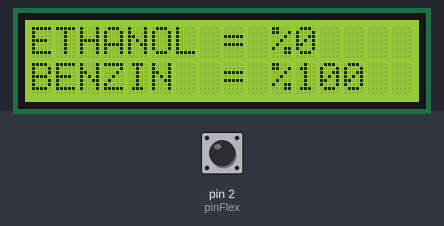
Recording of a sketch running on a simulated Arduino Uno, built with avr-gcc and run on an emulated ATmega328P. Parts: 16×2 character LCD. Inputs (shaded band) come from the test bench; at power-on: pin 2 (pinFlex) HIGH.

Above: at 0.1 s.
At 0.5 s:
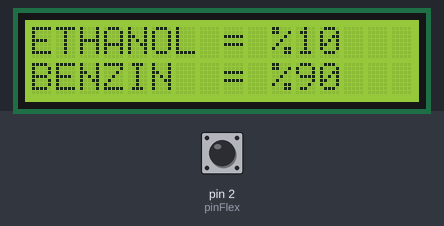
At 8.2 s:
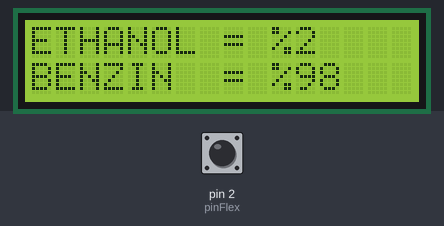
8.3 s: pin 2 (pinFlex) pulled LOW for 0.15 s
Timing chart, 0 to 11.3 s (numbered marks = the images above; inputs shaded):
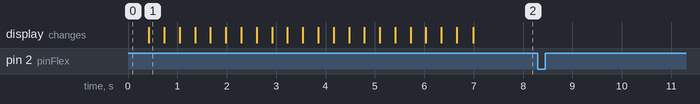

The sketch:

EthanolGostergesi-v1.ino
```cpp
// (licence header left out)
#include <LiquidCrystal.h>
#include <SoftwareSerial.h>

const int rs = 9, en = 8, d4 = 7, d5 = 6, d6 = 5, d7 = 4;   // 2x16 lcd pin tanımlamaları
LiquidCrystal lcd(rs, en, d4, d5, d6, d7);

byte pinFlex = 2; // Ethanol sensörü sinyal portu

SoftwareSerial mySerial(12, 11); // RX, TX - Nextion Display haberleşme pinleri

int nextionComm = 1; // Nextion Lcd ile haberleşme donanımsal uart'dan yapılmasını istiyorsanız "0" tanımlamanız gerekiyor.
                     // Nextion Lcd ile haberleşme yazılımsal uart'dan yapılmasını istiyorsanız "1" tanımlamanız gerekiyor.
                     // Ön tanımlı olarak "1" yani yazılımsal uart'dan haberleşme gerçekleşecektir.

unsigned int ethanol=0;
unsigned int ethanol2 = 0;

unsigned long curTime;
unsigned long curGap;
unsigned long toothLastToothTime = 0;
unsigned long toothLastMinusOneToothTime = 0;

int mainLoopCount;

void setup()
{
 Serial.begin(9600); // Seri terminal debug modnitor baudrate ayarı
 mySerial.begin(9600); // nextion display baudrate ayarı

 lcd.begin(16, 2);

 pinMode(pinFlex, INPUT_PULLUP);  // ethanol sensörü portu giriş olarak tanımlanıp internal pull-up direnci tanımlanıyor.

 for (int i=0; i <= 100; i++)
 {
    if(nextionComm == 0){goster_hw();}
    if(nextionComm == 1){goster_sw();}
    lcd216();
    ethanol=ethanol+1;
    ethanol2=map(ethanol,0,100,5,84);
    delay(1);
  }

  for (int i=0; i <= 101; i++)
  {
    if(nextionComm == 0){goster_hw();}
    if(nextionComm == 1){goster_sw();}
    lcd216();
    ethanol=ethanol-1;
    ethanol2=map(ethanol,0,100,5,84);
    delay(1);
  }

 attachInterrupt(digitalPinToInterrupt(pinFlex), flexPulse, RISING);

 mainLoopCount = 0;
}

void flexPulse()
{
    curTime = micros();
    curGap = curTime - toothLastToothTime;
    ethanol = map(curGap, 20004, 6668, 0, 100);

    if(ethanol >= 100){ethanol=100;}
    if(ethanol <= 0){ethanol=0;}

    ethanol2=map(ethanol,0,100,5,90);

    toothLastMinusOneToothTime = toothLastToothTime;
    toothLastToothTime = curTime;
}

void goster_hw(void)
{
  Serial.print("j1.val=");
  Serial.print(ethanol2);
  Serial.write(0xff);
  Serial.write(0xff);
  Serial.write(0xff);
  Serial.print("t1.txt=");
  Serial.write(0x22);
  Serial.print(ethanol);
  Serial.write(0x22);
  Serial.write(0xff);
  Serial.write(0xff);
  Serial.write(0xff);
}

void goster_sw(void)
{
  mySerial.print("j1.val=");
  mySerial.print(ethanol2);
  mySerial.write(0xff);
  mySerial.write(0xff);
  mySerial.write(0xff);
  mySerial.print("t1.txt=");
  mySerial.write(0x22);
  mySerial.print(ethanol);
  mySerial.write(0x22);
  mySerial.write(0xff);
  mySerial.write(0xff);
  mySerial.write(0xff);
}

void lcd216(void)
{
  lcd.clear();
  lcd.setCursor(0, 0);
  lcd.print("ETHANOL = ");lcd.print("%");lcd.print(ethanol);
  lcd.setCursor(0,1);
  lcd.print("BENZIN  = ");lcd.print("%");lcd.print(100-ethanol);
}


void loop()
{
  while(1)
  {
    mainLoopCount++;
    if( (mainLoopCount & 31) == 1) //32 loop
    {

    }

    if( (mainLoopCount & 63) == 1) //Every 64 loops
    {

    }
    if( (mainLoopCount & 255) == 1) //256 Loop
    {
      if(nextionComm == 0){goster_hw();}
      if(nextionComm == 1){goster_sw();}
      lcd216();
    }
  }
}
```

Measured:
- after the input at 8.3 s, every drawn part: stays the same
